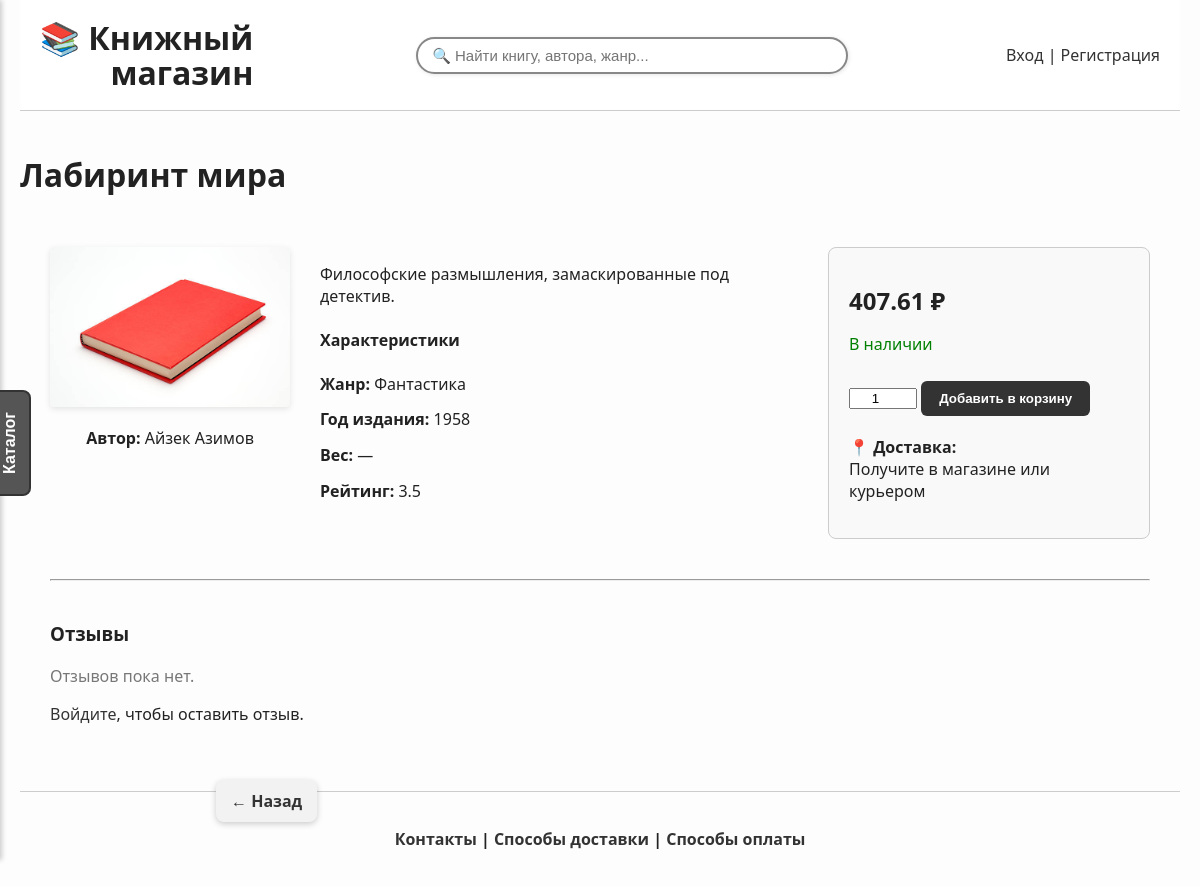
The page /book/63 on the database as committed earlier.
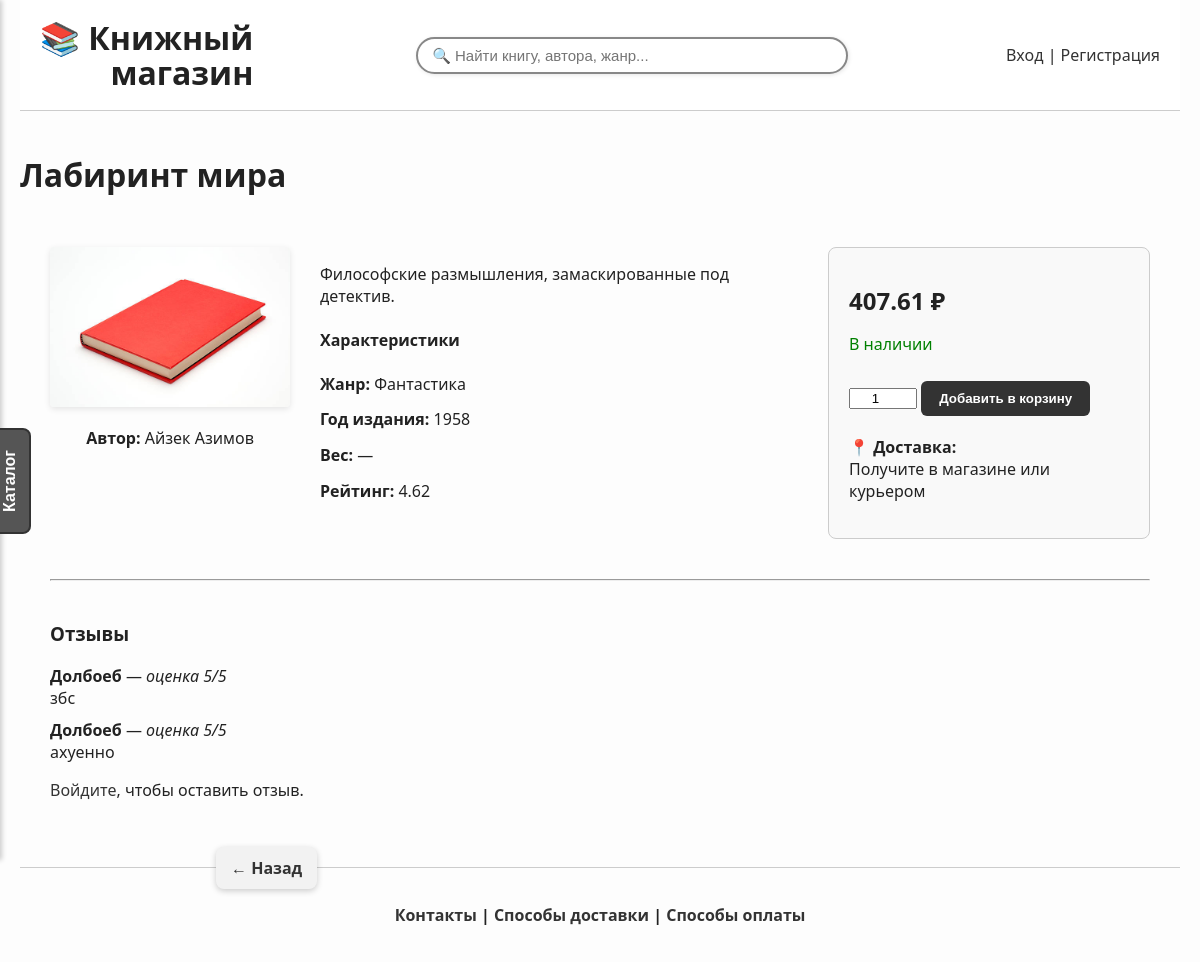
The same page on the database as committed later.
### app/models.py (models this page shows, shortened)
class Book(db.Model):
    id = db.Column(db.Integer, primary_key=True)
    title = db.Column(db.String(120))
    author = db.Column(db.String(120))
    year = db.Column(db.Integer)
    price = db.Column(db.Float)
    genre = db.Column(db.String(100))
    category = db.Column(db.String(100))
    cover = db.Column(db.String(255))
    description = db.Column(db.Text)
    rating = db.Column(db.Float)

class Review(db.Model):
    id = db.Column(db.Integer, primary_key=True)
    user_id = db.Column(db.Integer, db.ForeignKey('user.id', ondelete='CASCADE'), nullable=False)
    book_id = db.Column(db.Integer, db.ForeignKey('book.id'), nullable=False)
    text = db.Column(db.Text, nullable=False)
    rating = db.Column(db.Integer, nullable=False)
    book = db.relationship('Book')

class User(db.Model, UserMixin):
    id = db.Column(db.Integer, primary_key=True)
    first_name = db.Column(db.String(50), nullable=False)
    last_name = db.Column(db.String(50), nullable=False)
    email = db.Column(db.String(120), unique=True, nullable=False)
    phone = db.Column(db.String(20))
    password = db.Column(db.String(100), nullable=False)
    cart_items = db.relationship('CartItem', back_populates='user', cascade='all, delete-orphan', passive_deletes=True)
    reviews = db.relationship('Review', backref='user', cascade='all, delete-orphan', passive_deletes=True)
    orders = db.relationship('Order', back_populates='user', cascade='all, delete-orphan', passive_deletes=True)

### app/routes.py (the view, shortened to what this page needs)
@app.route('/book/<int:book_id>', methods=['GET', 'POST'])
def book_detail(book_id):
    book = Book.query.get_or_404(book_id)
    reviews = Review.query.filter_by(book_id=book_id).all()
    prev = request.args.get('prev') or request.form.get('prev') or url_for('index')
    return render_template('book_detail.html', book=book, reviews=reviews, prev=prev)

### app/routes.py (called while the page is built)
@app.context_processor
def inject_genres():
    return dict(genres=[g[0] for g in db.session.query(Book.genre).distinct() if g[0]])

### app/templates/book_detail.html (shortened to what this page needs)
{% extends 'base.html' %}
{% block content %}
{% set back_url = prev or url_for('index') %}
<h1 class="page-title">{{ book.title }}</h1>
<div class="book-container" style="max-width: 1100px; margin: 0 auto; padding: 30px 20px;">
    <div style="display: flex; flex-wrap: wrap; gap: 30px; justify-content: space-between; align-items: flex-start;">
        <div style="flex: 1; min-width: 240px; text-align: center;">
            <img src="{{ url_for('static', filename='covers/' + (book.cover_filename or 'book_cover.jpg')) }}"
                 alt="Обложка"
                 style="width: 100%; max-width: 280px; height: auto; border-radius: 4px; box-shadow: 0 2px 6px rgba(0,0,0,0.1);">
            <p style="margin-top: 15px;"><strong>Автор:</strong> {{ book.author }}</p>
        </div>
        <div style="flex: 2; min-width: 300px;">
            <p style="margin-bottom: 20px;">{{ book.description }}</p>
            <h4>Характеристики</h4>
            <ul style="list-style: none; padding-left: 0; line-height: 1.6;">
                <li><strong>Жанр:</strong> {{ book.genre or '—' }}</li>
                <li><strong>Год издания:</strong> {{ book.year }}</li>
                <li><strong>Вес:</strong> {{ book.weight or '—' }}</li>
                <li><strong>Рейтинг:</strong> {{ book.rating }}</li>
            </ul>
        </div>
        <div style="flex: 0 0 280px; border: 1px solid #ccc; padding: 20px; border-radius: 8px; background-color: #f9f9f9;">
            <p><strong style="font-size: 24px;">{{ book.price }} ₽</strong></p>
            <p><span style="color: green;">В наличии</span></p>
            <form action="{{ url_for('add_to_cart', book_id=book.id) }}" method="post" style="margin-top: 15px;">
                <input type="number" name="quantity" value="1" min="1" style="width: 60px; text-align: center;">
                <button type="submit" style="margin-top: 10px;">Добавить в корзину</button>
            </form>
            <p style="margin-top: 20px;">📍 <strong>Доставка:</strong><br>Получите в магазине или курьером</p>
        </div>
    </div>
    <hr style="margin: 40px 0;">
    <h3>Отзывы</h3>
    {% if reviews %}
        <ul style="list-style: none; padding-left: 0; margin-top: 15px;">
            {% for review in reviews %}
                <li style="margin-bottom: 10px;">
                    <strong>{{ review.user.first_name }}</strong> — <em>оценка {{ review.rating }}/5</em><br>
                    {{ review.text }}
                </li>
            {% endfor %}
        </ul>
    {% else %}
        <p style="color: #777;">Отзывов пока нет.</p>
    {% endif %}
    {% if current_user.is_authenticated %}
        <form method="post" action="{{ url_for('book_detail', book_id=book.id) }}" style="margin-top: 30px;">
            <input type="hidden" name="form_type" value="review">
            <input type="hidden" name="prev" value="{{ prev }}">
            <label>Оценка:
                <select name="rating">
                    {% for r in range(1, 6) %}
                        <option value="{{ r }}">{{ r }}</option>
                    {% endfor %}
                </select>
            </label><br><br>
            <label>Комментарий:<br>
                <textarea name="text" required rows="4" cols="60" style="max-width: 100%;"></textarea>
            </label><br><br>
            <button type="submit">Оставить отзыв</button>
        </form>
    {% else %}
        <p><a href="{{ url_for('login') }}">Войдите</a>, чтобы оставить отзыв.</p>
    {% endif %}
    <a href="{{ back_url }}" class="floating-back-button">← Назад</a>
</div>
{% endblock %}

### app/templates/base.html (shortened to what this page needs)
<!DOCTYPE html>
<html lang="ru">
<head>
        <link rel="stylesheet" href="{{ url_for('static', filename='styles.css') }}">
</head>
<body>
<div class="wrapper">
<header style="padding: 20px;">
    <div style="
        display: flex;
        flex-wrap: wrap;
        align-items: center;
        justify-content: space-between;
        gap: 20px;
    ">
        <div style="flex-shrink: 0;">
            <a href="{{ url_for('index') }}" style="text-decoration: none; color: inherit;">
                <h1 style="margin: 0; line-height: 1.1; white-space: nowrap; text-align: right;">
                    📚 Книжный<br>магазин
                </h1>
            </a>
        </div>
        <div style="
            display: flex;
            flex: 1;
            min-width: 250px;
            flex-wrap: wrap;
            justify-content: flex-end;
            align-items: center;
            gap: 15px;
        ">
            <form action="{{ url_for('search') }}" method="get" style="
                flex: 1;
                min-width: 200px;
                display: flex;
                justify-content: center;
            ">
                <input type="text" name="q"
                    placeholder="🔍 Найти книгу, автора, жанр..."
                    value="{{ request.args.get('q', '') }}"
                    style="
                        width: 100%;
                        max-width: 400px;
                        padding: 8px 14px;
                        border: 2px solid #888;
                        border-radius: 25px;
                        font-size: 15px;
                        box-shadow: 1px 1px 4px rgba(0,0,0,0.1);
                        transition: 0.3s ease;
                    "
                    onfocus="this.style.borderColor='#444'; this.style.boxShadow='0 0 8px rgba(0,0,0,0.2)'"
                    onblur="this.style.borderColor='#888'; this.style.boxShadow='1px 1px 4px rgba(0,0,0,0.1)'">
            </form>
            <div style="white-space: nowrap;">
                {% if current_user.is_authenticated %}
                    <a href="{{ url_for('profile') }}"><strong>{{ current_user.first_name }}</strong></a> |
                    <a href="{{ url_for('view_cart') }}">Корзина</a> |
                    <a href="{{ url_for('logout') }}">Выйти</a>
                {% else %}
                    <a href="{{ url_for('login') }}">Вход</a> |
                    <a href="{{ url_for('register') }}">Регистрация</a>
                {% endif %}
            </div>
        </div>
    </div>
</header>
<button onclick="toggleSidebar()" id="catalog-button">Каталог</button>
<div class="container">
    <main class="main-content">
        {% block content %}{% endblock %}
    </main>
</div>
<footer>
    <div class="footer-inner">
        <p>
            <a href="{{ url_for('contacts') }}">Контакты</a> |
            <a href="{{ url_for('delivery') }}">Способы доставки</a> |
            <a href="{{ url_for('payment') }}">Способы оплаты</a>
        </p>
    </div>
</footer>
</div>
</body>
</html>

### app/static/styles.css (style rules this page uses)
html, body { height: 100%; margin: 0; padding: 0; font-family: 'Segoe UI', Tahoma, Geneva, Verdana, sans-serif; background-color: #fdfdfd; color: #222; }
.wrapper { display: flex; flex-direction: column; min-height: 100vh; max-width: 1200px; margin: 0 auto; padding: 0 20px; }
header { background-color: white; border-bottom: 1px solid #ccc; padding: 20px; }
footer { padding: 20px 0; width: 100%; font-weight: bold; border-top: 1px solid #ccc; }
footer a { font-weight: bold; }
.footer-inner { max-width: 100%; margin: 0 auto; padding: 0 20px; text-align: center; }
.container { flex: 1; display: flex; flex-direction: column; gap: 20px; }
.main-content { flex: 1; padding: 20px 0; }
#catalog-button { position: fixed; top: 50%; left: 10px; transform: translate(-50%, -50%) rotate(-90deg); transform-origin: center; padding: 10px 20px; font-size: 16px; font-weight: bold; border: 2px solid #333; border-radius: 8px; cursor: pointer; z-index: 2000; background-color: #555; }
a { color: #333; text-decoration: none; }
ul { list-style: none; padding-left: 0; }
ul li { margin-bottom: 10px; }
button { padding: 10px 18px; border: none; border-radius: 6px; background-color: #333; color: white; cursor: pointer; font-weight: bold; transition: background-color 0.2s ease; }
.floating-back-button { position: fixed; top: 88%; left: 18%; z-index: 999; background-color: #f2f2f2; color: #333; padding: 10px 15px; border-radius: 8px; text-decoration: none; box-shadow: 0 2px 6px rgba(0,0,0,0.2); font-weight: bold; transition: background-color 0.2s ease; }

Rows that differ between the two databases and show on the page:
changed Book "Лабиринт мира": rating "3.5" → "4.62"
added Review: user.first_name "Долбоеб", rating "5", text "збс"
added Review: user.first_name "Долбоеб", rating "5", text "ахуенно"
Other text that changed with them:
text no longer shown: "Отзывов пока нет."
